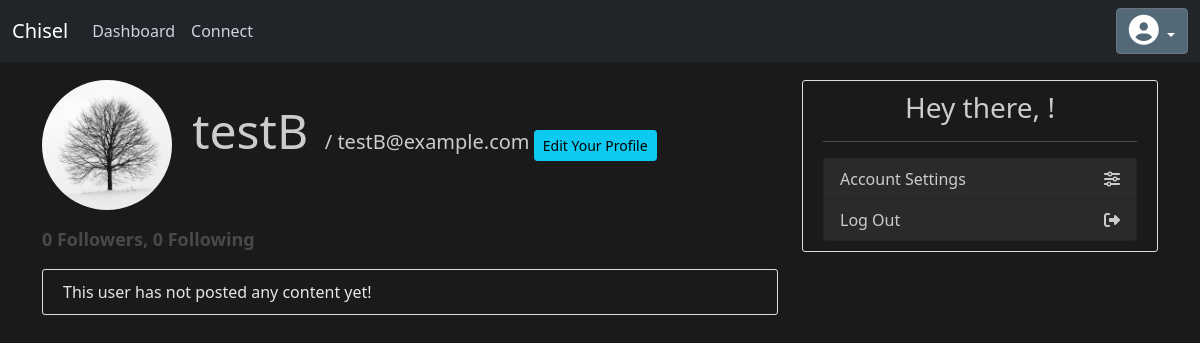
Screenshot of /user/testB (signed in) with the database file from the repository.
### chisel/models/Customer.py (models this page shows, shortened)
class Customer(db.Model, UserMixin):
    id = db.Column(db.Integer, primary_key = True)
    username = db.Column(db.String(80), unique=True, nullable=False)
    email = db.Column(db.String(120), unique=True, nullable=False)
    password = db.Column(db.String(60), nullable=False)
    bio = db.Column(db.String(300), nullable=False)
    image_file = db.Column(db.String(20), nullable=False, default='default.jpg')
    posts = db.relationship('Post', backref='author', lazy=True)
    sessions = db.relationship( 'WorkoutSession', backref='customer' )
    dark_mode = db.Column(db.Boolean(), nullable=True)
    followed = db.relationship(
        'Customer', secondary=followers,
        primaryjoin=(followers.c.follower_id == id),
        secondaryjoin=(followers.c.followed_id == id),
        backref=db.backref('followers', lazy='dynamic'), lazy='dynamic')

### chisel/routes.py (the view)
@app.route("/user/<string:username>")
def user_posts(username):
    page = request.args.get('page', 1, type=int)
    customer = Customer.query.filter_by(username=username).first_or_404()
    posts = Post.query.filter_by(author=customer)\
        .order_by(Post.date_posted.desc())\
        .paginate(page=page, per_page=5)
    form = EmptyForm()
    return render_template('user_posts.html', posts=posts, user=customer, form=form)

### chisel/models/Customer.py (called while the page is built)
@login_manager.user_loader
def load_user(user_id):
    return Customer.query.get(int(user_id))

### chisel/templates/user_posts.html (shortened to what this page needs)
{% extends "dashboard.html" %}
{% block content %}
    <img class="rounded-circle profile-img" src="{{ url_for('static', filename='images/profile_pics/' + user.image_file) }}">
    <h1 class="mb-2 username username-email-pairing">{{ user.username }}&nbsp;</h1>
    <h5 class="username-email-pairing">  / {{ user.email }} </h5>
    {% if user == current_user %}
    <a class="btn btn-info btn-sm pull-right mt-3 mb-3" href="{{ url_for('profile') }}">Edit Your Profile</a>
    {% endif %}
    <p class="followers-following mt-3">{{ user.followers.count() }} Followers, {{ user.followed.count() }} Following</p>
    {% if not posts.items %}
    <p class='content-section'>This user has not posted any content yet!</p>
    {% endif %}
{% endblock content %}

### chisel/static/dashboard_dark.css (style rules this page uses)
body { background: #1a1a1a; color: #e6e6e6; margin-top: 5rem; }
h1, h2, h3, h4, h5, h6 { color: #cccccc; }
.content-section { background: #1a1a1a; padding: 10px 20px; border: 1px solid #dddddd; border-radius: 3px; margin-bottom: 20px; }
.username { font-size: 3rem; }
.username-email-pairing { display: inline-block; }
.followers-following { font-weight: 600; color:rgba(95, 91, 91, 0.719); font-size: large; }
.profile-img { height: 130px; width: 130px; margin-right: 16px; }

### rows the page displays
Customer: image_file (placeholder picture), username "testB", email "testB@example.com"

### other values shown
{{ user.followers.count() }} "0"
{{ user.followed.count() }} "0"
